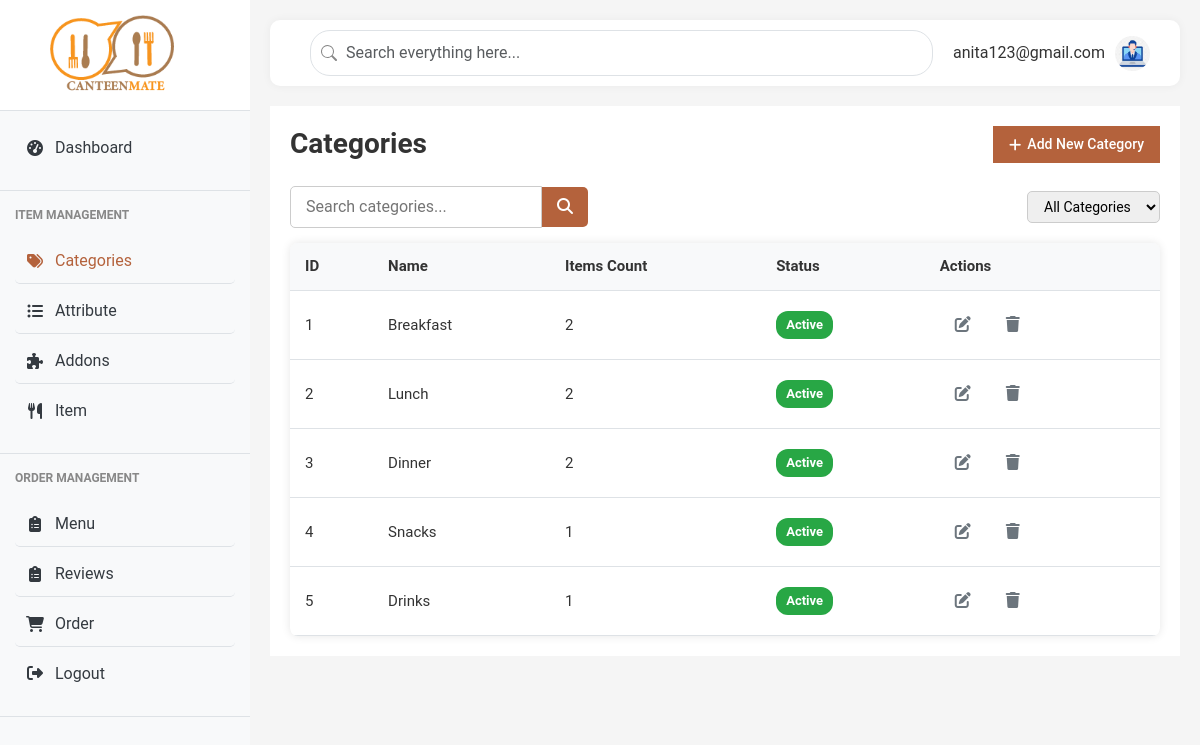
/admin/categories (signed in), run on the app's committed database.
### models.py (models this page shows, shortened)
class User(db.Model):
    id = db.Column(db.Integer, primary_key=True)
    fullname = db.Column(db.String(100), nullable=False)
    email = db.Column(db.String(100), unique=True, nullable=False)
    password = db.Column(db.String(200), nullable=False)
    role = db.Column(db.String(20), nullable=False)  # 'student', 'staff', or 'admin'
    created_at = db.Column(db.DateTime, server_default=db.func.now())

class Category(db.Model):
    __tablename__ = 'categories'
    id = db.Column(db.Integer, primary_key=True)
    name = db.Column(db.String(100), nullable=False, unique=True)
    status = db.Column(db.Boolean, default=True)  # Active or Inactive
    items = db.relationship('Item', backref='category', lazy=True, cascade='all, delete-orphan')
    def __repr__(self):
        return f"<Category {self.name}>"

### main.py (the view)
@app.route('/admin/categories')
@login_required
def categories():
    categories = Category.query.all()
    user = User.query.get(session['user_id'])
    return render_template('admin/categories.html', categories=categories, user=user, active_page='categories')

### main.py (called while the page is built)
def login_required(view):
    @functools.wraps(view)
    def wrapped_view(**kwargs):
        if 'user_id' not in session:
            flash('Please log in to access this page', 'warning')
            return redirect(url_for('login'))
        return view(**kwargs)
    return wrapped_view

### templates/admin/categories.html (shortened to what this page needs)
{% extends "admin/admin_base.html" %}
{% block content %}
<div class="category-section">
    <div class="section-header">
        <h1 class="page-title">Categories</h1>
        <button class="add-btn"><i class="fas fa-plus"></i> Add New Category</button>
    </div>
    <div class="section-filters">
        <div class="search-box">
            <input type="text" placeholder="Search categories...">
            <button style="background-color:#b4623c;"><i class="fas fa-search"></i></button>
        </div>
        <div class="filter-dropdown">
            <select>
                <option>All Categories</option>
            </select>
        </div>
    </div>
    <div class="data-table">
        <table>
            <thead>
                <tr>
                    <th>ID</th>
                    <th>Name</th>
                    <th>Items Count</th>
                    <th>Status</th>
                    <th>Actions</th>
                </tr>
            </thead>
            <tbody>
                {% for category in categories %}
                <tr data-id="{{ category.id }}" data-name="{{ category.name }}" data-status="{{ 'active' if category.is_active else 'inactive' }}">
                    <td>{{ loop.index }}</td>
                    <td>{{ category.name }}</td>
                    <td>{{ category.items|length }}</td>
                    <td>
                         <span class="status-badge {{ 'active' if category.status == 1 else 'inactive' }}">
                {{ 'Active' if category.status == 1 else 'Inactive' }}
                        </span>
                    </td>
                    <td class="actions">
                        <button class="action-btn edit"><i class="fas fa-edit"></i></button>
                        <button class="action-btn delete"><i class="fas fa-trash"></i></button>
                    </td>
                </tr>
                {% endfor %}
            </tbody>
        </table>
    </div>
</div>
{% endblock %}

### templates/admin/admin_base.html (shortened to what this page needs)
<!DOCTYPE html>
<html lang="en">
<head>
    <link href="https://cdnjs.cloudflare.com/ajax/libs/bootstrap/5.3.0/css/bootstrap.min.css" rel="stylesheet">
    <link href="https://cdnjs.cloudflare.com/ajax/libs/font-awesome/6.4.0/css/all.min.css" rel="stylesheet">
    <link href="{{ url_for('static', filename='css/style.css') }}" rel="stylesheet">
    <link href="{{ url_for('static', filename='css/admin_styles.css') }}" rel="stylesheet">
    <link href="{{ url_for('static', filename='css/content-page.css') }}" rel="stylesheet">
</head>
<body>
    <div class="d-flex">
    <div class="sidebar">
        <div class="brand">
            <img src="{{ url_for('static', filename='img/logo.png') }}" href={{ url_for('dashboard')}} alt="Canteen Logo">
        </div>
        <nav>
            <div class="menu-section">
                <a href="{{ url_for('dashboard')}}" class="menu-item {% if active_page == 'dashboard' %}active{% endif %}">
                    <i class="fas fa-tachometer-alt"></i>
                    Dashboard
                </a>
            </div>
            <div class="menu-section">
                <div class="menu-title">ITEM MANAGEMENT</div>
                <a href="{{ url_for('categories') }}" class="menu-item {% if active_page == 'categories' %}active{% endif %}">
                    <i class="fas fa-tags"></i>
                    Categories
                </a>
                <a href="{{ url_for('attribute')}}" class="menu-item {% if active_page == 'attributes' %}active{% endif %}">
                    <i class="fas fa-list-ul"></i>
                    Attribute
                </a>
                <a href="{{ url_for('addons')}}" class="menu-item {% if active_page == 'addons' %}active{% endif %}">
                    <i class="fas fa-puzzle-piece"></i>
                    Addons
                </a>
                <a href="{{ url_for('items')}}" class="menu-item  {% if active_page == 'items' %}active{% endif %}">
                    <i class="fas fa-utensils"></i>
                    Item
                </a>
            </div>
            <div class="menu-section">
                <div class="menu-title">ORDER MANAGEMENT</div>
                <a href="{{ url_for('menu') }}" class="menu-item  {% if active_page == 'menu' %}active{% endif %}">
                    <i class="fas fa-clipboard-list"></i>
                    Menu
                </a>
                <a href="{{ url_for('admin_reviews') }}" class="menu-item  {% if active_page == 'reviews' %}active{% endif %}">
                    <i class="fas fa-clipboard-list"></i>
                    Reviews
                </a>
                <a href="{{ url_for('admin_orders') }}" class="menu-item  {% if active_page == 'admin_orders' %}active{% endif %}">
                    <i class="fas fa-shopping-cart"></i>
                    Order
                </a>
                <a href="{{ url_for('logout') }}" class="menu-item {% if active_page == 'logout' %}active{% endif %}">
                    <div class="menu-icon"><i class="fas fa-sign-out-alt"></i></div>
                    <div class="menu-text">Logout</div>
                </a>
            </div>
        </nav>
    </div>
    <div class="content-wrapper">
        <div class="top-navbar">
            <div class="search-bar">
                <input type="text" class="form-control" placeholder="Search everything here...">
            </div>
            <div class="d-flex align-items-center">
                <div class="user-profile">
                    <div class="user-info">
                        <div class="user-email">{{ user.email }}</div>
                    </div>
                    <img src="{{ url_for('static', filename='img/admin.jpg') }}" alt="User Avatar">
                </div>
            </div>
        </div>
    {% block content %}{% endblock %}
</body>
</html>

### static/css/style.css (style rules this page uses)
:root { --primary-color: #f7941d; --secondary-color: #e74c3c; --light-gray: #f8f9fa; --dark-gray: #343a40; --success-color: #28a745; --warning-color: #ffc107; --danger-color: #dc3545; --border-color: #dee2e6; }
body { font-family: 'Segoe UI', Tahoma, Geneva, Verdana, sans-serif; background-color: #f5f5f5; overflow-x: hidden; }
.d-flex { display: flex; }
.sidebar { height: 100vh; flex: 0 0 clamp(200px, 25%, 250px); overflow-y: auto; position: fixed; width: clamp(200px, 25%, 250px); background-color: #f8f9fa; transition: transform 0.3s ease, width 0.3s ease; z-index: 1000; }
.brand { background-color: white; padding: 15px; border-bottom: 1px solid var(--border-color); display: flex; align-items: center; padding-left: 20%; }
.brand img { height: 80px; }
.menu-section { padding: 15px; border-bottom: 1px solid var(--border-color); }
.menu-title { font-size: 12px; color: #888; font-weight: bold; margin-bottom: 15px; text-transform: uppercase; }
.menu-item { display: flex; align-items: center; padding: 10px; border-radius: 5px; color: var(--dark-gray); text-decoration: none; margin-bottom: 5px; transition: all 0.3s; }
.menu-item:hover, .menu-item.active { background-color: var(--light-gray); color: #b4623c; }
.menu-item i { width: 20px; text-align: center; margin-right: 10px; }
.content-wrapper { margin-left: clamp(200px, 25%, 250px); padding: 20px; width: calc(100% - clamp(200px, 25%, 250px)); transition: margin-left 0.3s ease, width 0.3s ease; overflow-x: hidden; }
.top-navbar { display: flex; justify-content: space-between; align-items: center; background-color: white; border-radius: 10px; padding: 10px 20px; margin-bottom: 20px; box-shadow: 0 0 10px rgba(0,0,0,0.05); }
.search-bar { flex-grow: 1; margin: 0 20px; }
.search-bar input { border-radius: 20px; padding-left: 35px; background-position: 10px center; background-repeat: no-repeat; }
.user-profile { display: flex; align-items: center; gap: 10px; }
.user-profile img { width: 40px; height: 40px; border-radius: 50%; object-fit: cover; }
.user-profile .user-info { display: flex; flex-direction: column; }
.form-control, .form-select { border-radius: 5px; padding: 10px 15px; border: 1px solid var(--border-color); }
.category-section { background-color: white; margin-bottom: 20px; border-radius: var(--border-radius); box-shadow: var(--shadow); overflow: hidden; margin: 0 auto; padding: 20px; color: #333; }
.section-header { display: flex; justify-content: space-between; align-items: center; margin-bottom: 15px; }
.page-title { font-size: 28px; font-weight: 700; }
.add-btn { background-color: #007bff; color: white; border: none; padding: 8px 16px; font-size: 14px; border-radius: 5px; cursor: pointer; display: flex; align-items: center; gap: 6px; transition: background-color 0.3s ease; }
.section-filters { display: flex; justify-content: space-between; align-items: center; margin-bottom: 15px; gap: 15px; flex-wrap: wrap; }
.filter-dropdown select { padding: 6px 12px; border-radius: 5px; border: 1px solid #ccc; font-size: 14px; cursor: pointer; }
.data-table { overflow-x: auto; border-radius: 8px; box-shadow: 0 0 10px rgb(0 0 0 / 0.1); }
.data-table table { width: 100%; border-collapse: collapse; min-width: 600px; }
.data-table th, .data-table td { padding: 12px 16px; text-align: left; border-bottom: 1px solid #eee; vertical-align: middle; font-size: 15px; }
.data-table thead { background-color: #f8f9fa; font-weight: 600; font-size: 16px; }
.status-badge { display: inline-block; padding: 4px 10px; font-size: 13px; font-weight: 600; border-radius: 12px; color: white; user-select: none; }
.status-badge.active { background-color: #28a745; }
.actions { display: flex; gap: 10px; }
.action-btn { background: none; border: none; font-size: 16px; padding: 6px 10px; cursor: pointer; border-radius: 5px; color: #6c757d; transition: background-color 0.3s ease; }

### data on the page
User: email "anita123@gmail.com"
Category: name "Breakfast", items|length "2", status "Active"
Category: name "Lunch", items|length "2", status "Active"
Category: name "Dinner", items|length "2", status "Active"
Category: name "Snacks", items|length "1", status "Active"
Category: name "Drinks", items|length "1", status "Active"
